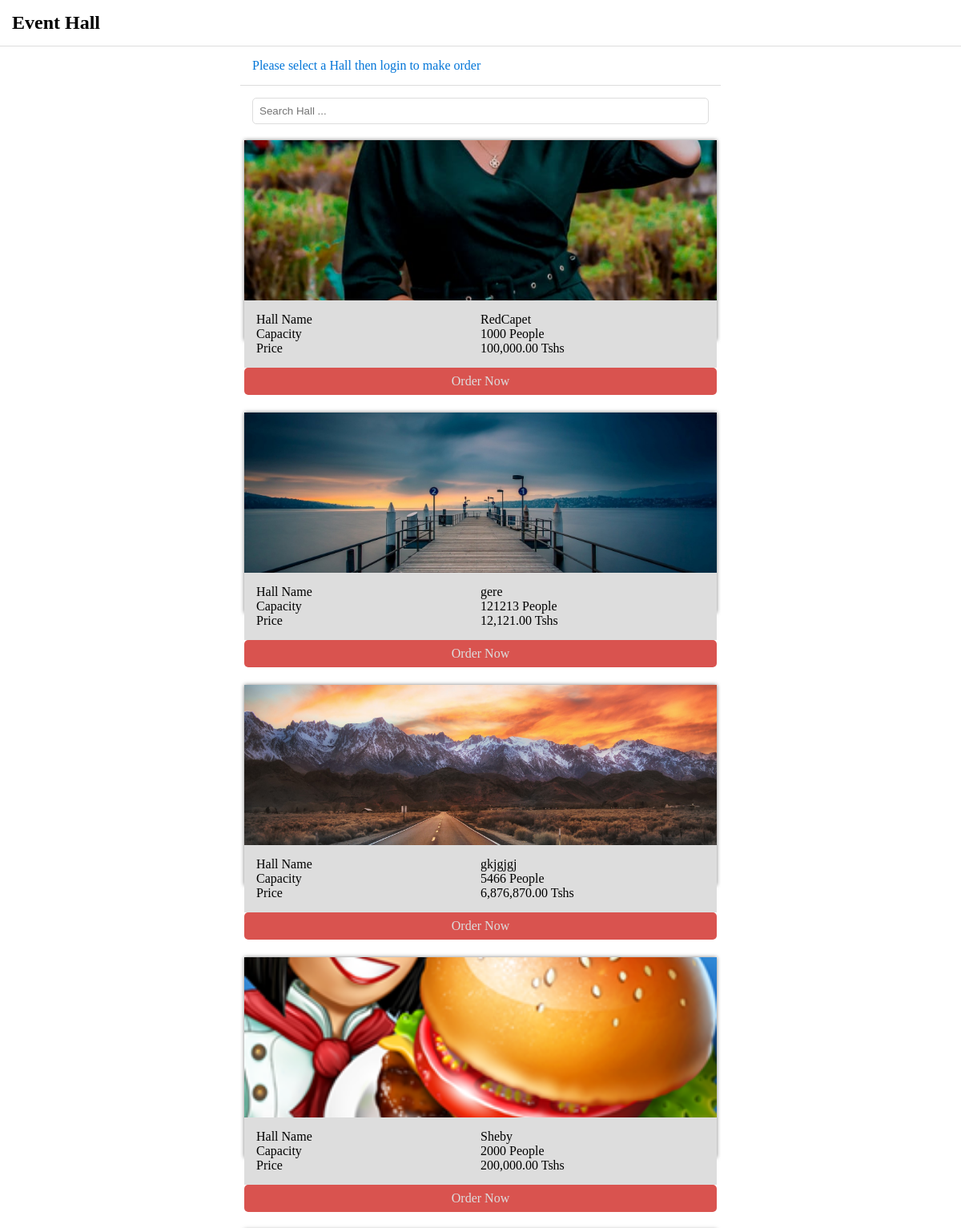
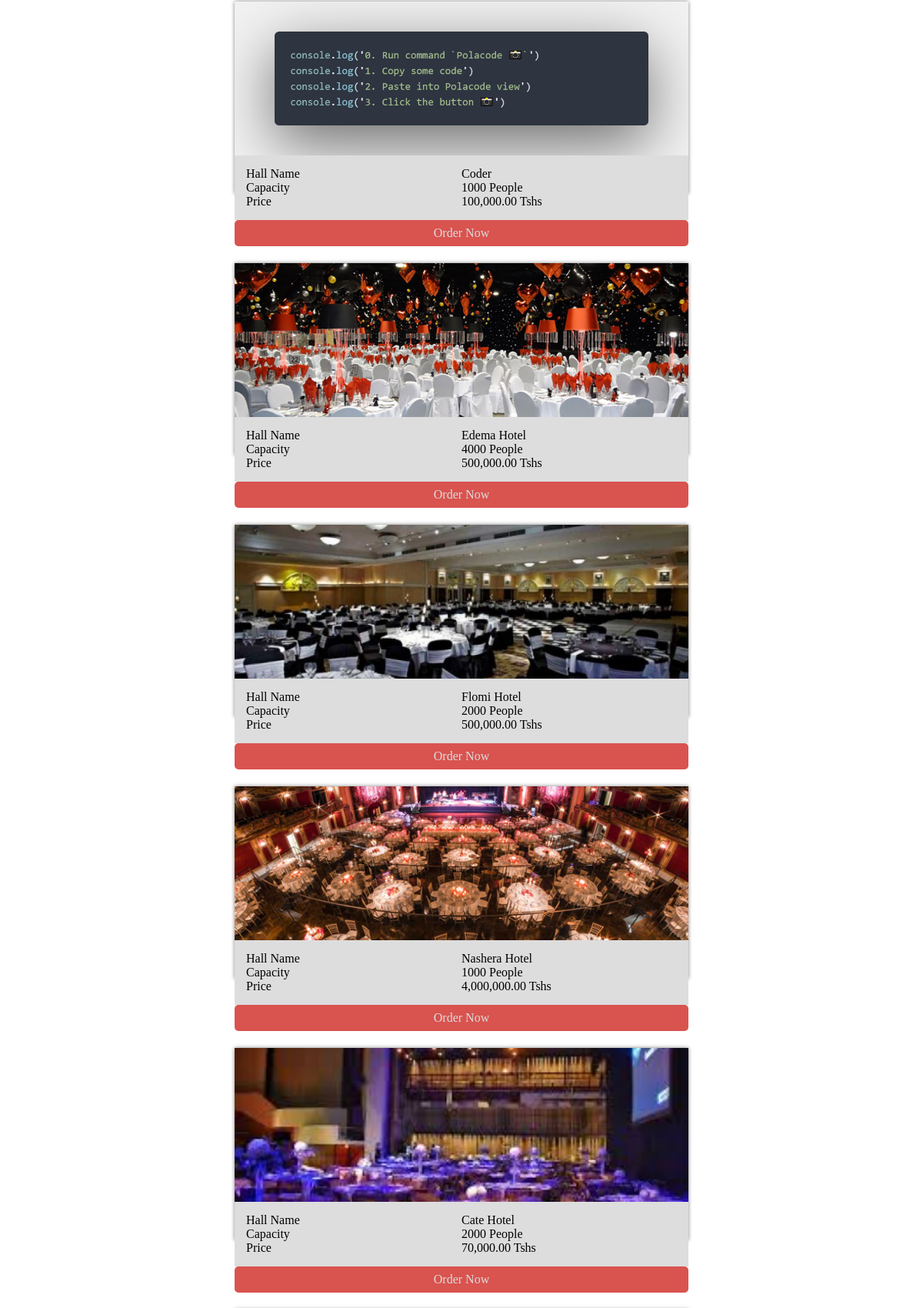
The page / (upper part) on the database its author committed (2 pictures, top to bottom).
### tables this page shows
CREATE TABLE `hall` (
  `id` int(11) NOT NULL,
  `hall_name` varchar(255) NOT NULL,
  `capacity` int(11) NOT NULL,
  `price` float NOT NULL,
  `description` varchar(1000) NOT NULL,
  `hall_picture` varchar(255) NOT NULL,
  `manager_id` int(11) NOT NULL
);

### index.php (the view, shortened to what this page needs)
<?php
require "php/dbconn.php";
    if(isset($_SESSION['user_id'])) {
        $link = "order-details.php";
    } else {
        $link = "login.php";
    }
    $stmt = "SELECT * FROM hall ORDER BY id DESC";
    $data = $conn->query($stmt);
?>
<!DOCTYPE html>
<html lang="en">
<head>
    <link rel="stylesheet" href="css/default/awesome/css/font-awesome.min.css">
    <link rel="stylesheet" href="css/default.min.css">
    <link rel="stylesheet" href="css/style.css">
</head>
<body>
    <header class="pad-15 underline">
        <h2>Event Hall</h2>
    </header>
    <div class="manager-page">
    <?php if (isset($_SESSION['username'])) { ?>
        <?php require "intro.php"; ?>
    <?php } else {?>
        <div class="pad-15 underline txt-blue ">Please select a Hall then login to make order</div>
    <?php } ?>
    <div class="pad-15">
        <input type="search" name="" id="search-field" class="wt-100 round-5 pad-8" style="border: 1px solid #ddd" placeholder="Search Hall ...">
    </div>
    <main class="flow-y-auto" style="padding: 5px">
        <div class="direct-fetch">
        <?php foreach ($data as $row) { ?>
            <div class="hall-frame shadow-000-5">
                <div class="img">
                    <img src="image/hall/<?=$row['hall_picture']?>">
                </div>
                <div class="hall-button pad-15 flex">
                    <div class="flex-1">
                        <div class="flex">
                            <div class="flex-1">Hall Name</div>
                            <div class="flex-1"><?=$row['hall_name']?></div>
                        </div>
                        <div class="flex">
                            <div class="flex-1">Capacity</div>
                            <div class="flex-1"><?=$row['capacity']?> People</div>
                        </div>
                        <div class="flex">
                            <div class="flex-1">Price</div>
                            <div class="flex-1"><?=number_format($row['price'], 2)?> Tshs</div>
                        </div>
                    </div>
                </div>
                <div class="flex-center">
                        <a href="<?=$link?>?hall_id=<?=$row['id']?>" class="order-btn round-5 wt-100 flex-center">Order Now</a>
                    </div>
            </div><br><br><br><br><br>
        <?php } ?>
        </div>
    </main>
    </div>
</body>
</html>

### css/style.css (style rules this page uses)
main { height: calc(100% - 118px); }
.hall-frame { height: 250px; }
.hall-frame .img { height: 80%; }
.hall-frame img { height: 100%; width: 100%; object-fit: cover; }
.hall-button { background: #ddd; }
input { width: calc(100% - 15px); }
@media only screen and (min-width: 992px) { .manager-page { width: 600px; margin: auto; } }

### index.php (style rules this page uses)
.order-btn { padding: 8px; background: rgb(217, 83, 79); color: #ddd; }

### rows shown on the page
hall: hall_picture (picture), hall_name "RedCapet", capacity "1000", price "100,000.00"
hall: hall_picture (picture), hall_name "gere", capacity "121213", price "12,121.00"
hall: hall_picture (picture), hall_name "gkjgjgj", capacity "5466", price "6,876,870.00"
hall: hall_picture (picture), hall_name "Sheby", capacity "2000", price "200,000.00"
hall: hall_picture (picture), hall_name "Coder", capacity "1000", price "100,000.00"
hall: hall_picture (picture), hall_name "Edema Hotel", capacity "4000", price "500,000.00"
hall: hall_picture (picture), hall_name "Flomi Hotel", capacity "2000", price "500,000.00"
hall: hall_picture (picture), hall_name "Nashera Hotel", capacity "1000", price "4,000,000.00"
hall: hall_picture (picture), hall_name "Cate Hotel", capacity "2000", price "70,000.00"
